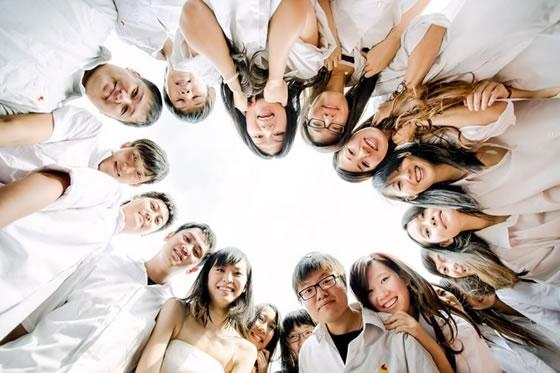
#> input picture datas/imgs/Faces.jpg, 560 x 373 px
$ python Test23.py
#> lines starting #> are read from the running program, lines starting #| are printed output that depends on the picture
# -*- coding: utf-8 -*-

'''
Created on 2016年5月11日 下午12:10:33

@author: Thunderbolt.Lei （花名：穆雷）
@description: 归一化卷积框<br>
'''

import cv2
import numpy as np
from matplotlib import pyplot as plt

img = cv2.imread( "../../../datas/imgs/Faces.jpg" )
#> img is the input picture: shape (373, 560, 3); mean B, G, R 174.4, 182.5, 196.2

# [9 lines of commented-out code are left out]
blur = cv2.boxFilter(img, 2, ( 11, 11 ), normalize = False )
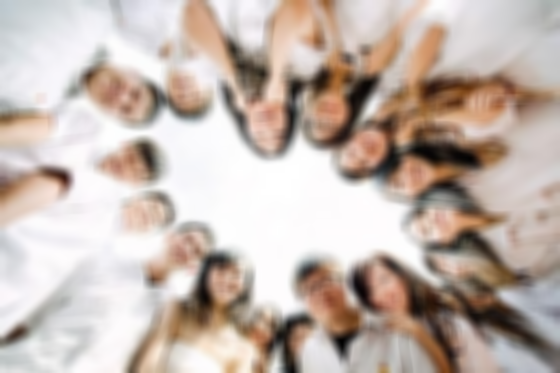
#> blur: shape (373, 560, 3) uint16; mean B, G, R 21098.5, 22078.2, 23743.5; drawn with min black and max white
plt.subplot( 121 ), plt.imshow( img ), plt.title( 'Original' )
plt.xticks( [] ), plt.yticks( [] )
plt.subplot( 122 ), plt.imshow( blur ), plt.title( 'Blurred' )
plt.xticks( [] ), plt.yticks( [] )
plt.show()
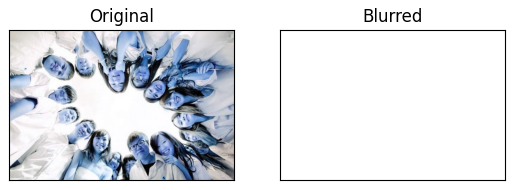
#> figure drawn by matplotlib, 2 panels; B, G, R data is drawn as R, G, B


while( True ):
    cv2.imshow( "image", blur )
    k = cv2.waitKey( 10 ) & 0xFF
#> (key Esc is pressed here)
    c = chr( k )
    if c in ['q', 'Q']:
        break
cv2.destroyAllWindows()
